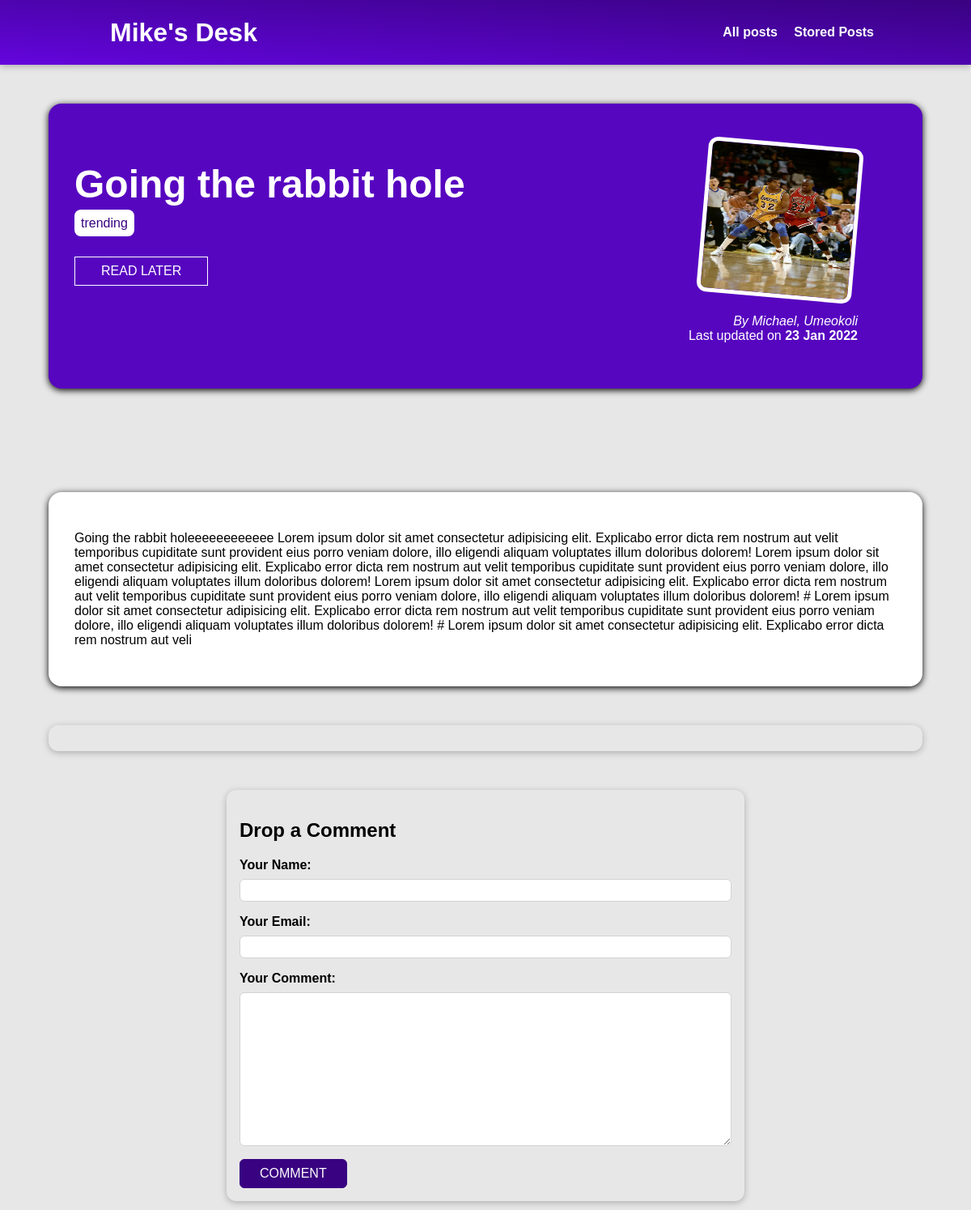
The app's page /posts/going-the-rabbit-hole with its own data.
### blog/models.py (models this page shows, shortened)
class Post(models.Model):
    Title = models.CharField(max_length=100)
    Excerpt = models.CharField(max_length=200)
    image = models.ImageField(upload_to = "posts", null=True)
    Date= models.DateField(auto_now=True)
    slug= models.SlugField(unique=True,  db_index=True)
    Content = models.TextField(validators=[MinLengthValidator(10)])
    author = models.ForeignKey(Author, on_delete=models.SET_NULL,null=True, related_name="posts")
    tags= models.ManyToManyField(Tag)

class Tag(models.Model):
    Caption = models.CharField(max_length=100)
    def __str__(self):
        return self.Caption

class Author (models.Model):
    First_name = models.CharField(max_length=100)
    Last_name = models.CharField(max_length=100)
    Email = models.EmailField(max_length = 250)
    def __str__(self):
        return f"{self.First_name}, {self.Last_name}"

### blog/views.py (the view, shortened to what this page needs)
# urls.py: path("posts/<slug:slug>", PostDetail.as_view(), name="post-detail-page") ,
class PostDetail(View):
    def is_stored(self,request,post_id):
        stored_posts = request.session.get("stored_posts")
        if stored_posts is not None:
          is_saved = post_id in stored_posts
        else:
          is_saved = False
        return is_saved
    def get(self, request, slug):
        post = Post.objects.get(slug=slug)
        context = {
            "post":post,
            "post_tags": post.tags.all(),
            "comment_form": CommentForm(),
            "comments": post.comments.all().order_by("-id"),
            "saved":self.is_stored(request,post.id)
        }
        return render (request, "blog/post-detail.html",context)

### blog/forms.py
class CommentForm(ModelForm):
    class Meta:
        model = Comment
        exclude = ["post"]
        labels={
            'user_name': "Your Name",
            'user_email': "Your Email",
            'text' : "Your Comment"
        }

### blog/templates/blog/post-detail.html (shortened to what this page needs)
{% extends 'base.html' %}
{% load static %}
{% block css_files %}
<link rel="stylesheet" href="{% static 'blog/post-detail.css' %}" />
{% endblock css_files %}
{% block content %}
<section id="summary">
<h2>{{post.Title}}</h2>
<div>
{% for tag in post_tags %}
<span class="tag">{{tag}}</span>
{% endfor %}
</div>
<div id = "read-later">
<form action="{% url 'read-later' %}" method="POST">
  <button>
    {% if saved %}
    Remove from read later
    {% else %}
    READ LATER
    {% endif %}
  </button>
</form>
</div>
<article>
    <img src="{{ post.image.url }}" alt="Post TITLE">
    <address>By <a href="mailto:{{post.author.Email}}">{{post.author}}</a></address>
    <div>
       Last updated on <time>{{post.Date|date:"d M Y"}}</time>
    </div>
</article>
</section>
<main>
    {{post.Content|linebreaks}}
  </main>
  <section id = "comments">
  </section>
  <section  id="comment-form">
    <h1>Drop a Comment</h1>
    <form action="{% url "post-detail-page" post.slug %}" method="POST">
      {% for form_field in comment_form %}
      <div class="form-control {% if form_field.errors %}invalid{% endif %}">
        {{form_field.label_tag}}
        {{form_field}}
      </div>
      {% endfor %}
      <button type="submit">COMMENT</button>
    </form>
  </section>
{% endblock content%}

### static/style.css (style rules this page uses)
* { box-sizing: border-box; }
html { font-family: 'Trebuchet MS', 'Lucida Sans Unicode', 'Lucida Grande', 'Lucida Sans', Arial, sans-serif; }
body { margin: 0; }
h1, h2, h3 { font-weight: bold; }

### blog/static/blog/post-detail.css (style rules this page uses)
body { background-color: #e7e7e7; }
#summary { margin: 8rem auto 3rem auto; padding: 2rem; width: 90%; max-width: 90rem; border-radius: 16px; background-color: #5706c0; position: relative; box-shadow: 0 2px 8px rgba(0, 0, 0.25); height: 22rem; }
#summary h2 { color: white; font-size: 3rem; margin-bottom: 0.75rem; }
#summary article { position: absolute; top: 2rem; right: 3rem; padding: 1rem 2rem; border-radius: 12px; text-align: right; color: white; }
#summary article img { width: 12rem; height: 12rem; border-radius: 12px; transform: rotateZ(5deg); border: 5px solid white; margin-bottom: 1rem; }
#summary a { color: white; text-decoration: none; }
#summary time { font-weight: bold; }
#read-later { margin: 2rem 0; }
#read-later button { background-color: transparent; border: 1px solid white; padding: 0.5rem 2rem; font: inherit; color: white; cursor: pointer; }
main { margin: 8rem auto 3rem auto; padding: 2rem; width: 90%; max-width: 90rem; border-radius: 16px; background-color: white; position: relative; box-shadow: 0 2px 8px rgba(0, 0, 0.25); }
.tag { background-color: white; color: #390281; padding: 0.5rem 0.5rem; border-radius: 8px; }
#comment-form { width: 90%; margin: 3rem auto; max-width: 40rem; border-radius: 12px; box-shadow: 0 2px 8px rgba(0,0,0,0.25) ; padding: 1rem; }
#comment-form button { font: inherit; background-color: #390281; color: white; border: 1px solid #390281; padding: 0.5rem 1.5rem; border-radius: 6px; cursor: pointer; }
.form-control { margin-bottom: 1rem ; }
.form-control label { font-weight: bold; margin-bottom: 0.5rem; display: block; }
.form-control input, .form-control textarea { display: block; width: 100%; font: inherit; padding: 0.25rem; border-radius: 6px; border: 1px solid lightgray; }
#comments { width: 90%; margin: 3rem auto; max-width: 70rem; border-radius: 12px; box-shadow: 0 2px 8px rgba(0,0,0,0.25) ; padding: 1rem 2rem; }

### records on screen
Post: Title "Going the rabbit hole", image (picture), author "Michael, Umeokoli", Date "23 Jan 2022", Content "Going the rabbit holeeeeeeeeeeee Lorem ipsum dolor sit amet consectetur adipisicing elit. Explicabo error dicta rem nostrum aut velit temporibus cupiditate sunt provident eius porro veniam dolore, illo eligendi aliquam voluptates illum doloribus dolorem! Lorem ipsum dolor sit amet consectetur adipisicing elit. Explicabo error dicta rem nostrum aut velit temporibus cupiditate sunt provident eius porro veniam dolore, illo eligendi aliquam voluptates illum doloribus dolorem! Lorem ipsum dolor sit amet consectetur adipisicing elit. Explicabo error dicta rem nostrum aut velit temporibus cupiditate sunt provident eius porro veniam dolore, illo eligendi aliquam voluptates illum doloribus dolorem!…"
Tag: Caption "trending"
